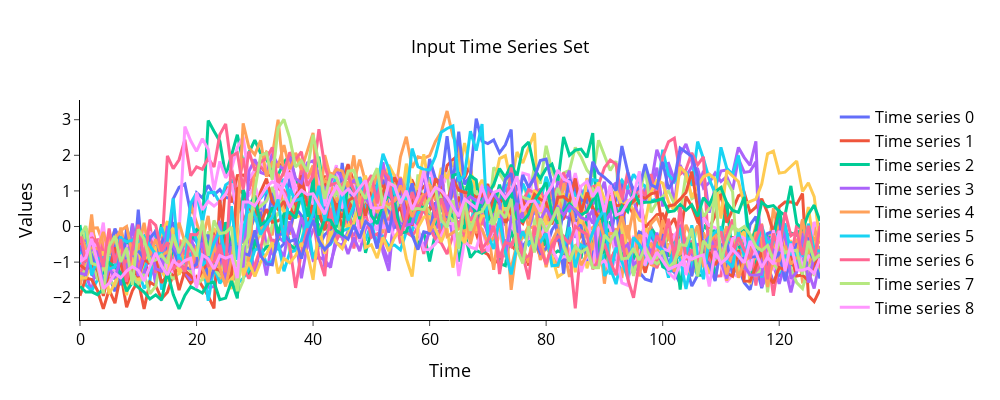

Write notebook code for a chart like this one.
### Markdown cell above
Выполните визуализацию по одному временному ряду из каждого класса. Для этого используйте функцию `plot_ts()` из модуля *plots.py*.

### Code cell
plot_ts(ts_set)
